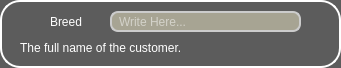
   <widget class="QFrame" name="Breed_Frame">
    <property name="geometry">
     <rect>
      <x>10</x>
      <y>54</y>
      <width>341</width>
      <height>68</height>
     </rect>
    </property>
    <property name="minimumSize">
     <size>
      <width>341</width>
      <height>68</height>
     </size>
    </property>
    <property name="maximumSize">
     <size>
      <width>341</width>
      <height>68</height>
     </size>
    </property>
    <property name="styleSheet">
     <string notr="true">QWidget{
	background-color: #5C5C5C;
	color: rgb(255, 255, 255);
	font: 75 18pt &quot;Acme&quot;;
	border: 2px solid #ffffff;
	border-style: outset;
    	border-radius: 20px;
}</string>
    </property>
    <property name="frameShape">
     <enum>QFrame::StyledPanel</enum>
    </property>
    <property name="frameShadow">
     <enum>QFrame::Raised</enum>
    </property>
    <widget class="QLabel" name="Rabbit_Breed_Icon">
     <property name="geometry">
      <rect>
       <x>20</x>
       <y>11</y>
       <width>21</width>
       <height>21</height>
      </rect>
     </property>
     <property name="minimumSize">
      <size>
       <width>21</width>
       <height>21</height>
      </size>
     </property>
     <property name="maximumSize">
      <size>
       <width>21</width>
       <height>21</height>
      </size>
     </property>
     <property name="styleSheet">
      <string notr="true">border: none;
background-color: rgba(0, 0, 0, 0);
color: rgb(255, 255, 255);
font: 75 18pt &quot;Acme&quot;;</string>
     </property>
     <property name="text">
      <string/>
     </property>
     <property name="pixmap">
      <pixmap resource="resources.qrc">:/Icons/Rabbit_White.png</pixmap>
     </property>
     <property name="scaledContents">
      <bool>true</bool>
     </property>
     <property name="alignment">
      <set>Qt::AlignCenter</set>
     </property>
     <property name="wordWrap">
      <bool>false</bool>
     </property>
    </widget>
    <widget class="QLineEdit" name="Breed_Input">
     <property name="geometry">
      <rect>
       <x>110</x>
       <y>11</y>
       <width>191</width>
       <height>21</height>
      </rect>
     </property>
     <property name="minimumSize">
      <size>
       <width>191</width>
       <height>21</height>
      </size>
     </property>
     <property name="maximumSize">
      <size>
       <width>191</width>
       <height>21</height>
      </size>
     </property>
     <property name="styleSheet">
      <string notr="true">QLineEdit {
	background-color:rgb(167, 164, 147);
	padding-left: 5px;
	border: 2px solid #ccc;
	border-radius: 8px;
	background-repeat: no-repeat;
	background-position: left center;
	font: 75 15pt &quot;Acme&quot;;
}</string>
     </property>
     <property name="placeholderText">
      <string>Write Here...</string>
     </property>
    </widget>
    <widget class="QLabel" name="Rabbit_Breed_Label">
     <property name="geometry">
      <rect>
       <x>50</x>
       <y>11</y>
       <width>51</width>
       <height>21</height>
      </rect>
     </property>
     <property name="minimumSize">
      <size>
       <width>51</width>
       <height>21</height>
      </size>
     </property>
     <property name="maximumSize">
      <size>
       <width>51</width>
       <height>21</height>
      </size>
     </property>
     <property name="styleSheet">
      <string notr="true">border: none;
background-color: rgba(0, 0, 0, 0);
color: rgb(255, 255, 255);
font: 75 13pt &quot;Acme&quot;;</string>
     </property>
     <property name="text">
      <string>Breed</string>
     </property>
    </widget>
    <widget class="QLabel" name="Breed_Infos">
     <property name="geometry">
      <rect>
       <x>20</x>
       <y>37</y>
       <width>301</width>
       <height>21</height>
      </rect>
     </property>
     <property name="minimumSize">
      <size>
       <width>301</width>
       <height>21</height>
      </size>
     </property>
     <property name="maximumSize">
      <size>
       <width>301</width>
       <height>21</height>
      </size>
     </property>
     <property name="styleSheet">
      <string notr="true">QLabel {border: none;
background-color: rgba(0, 0, 0, 0);
color: rgbrgb(0, 174, 255);
font: 75 13pt &quot;Acme&quot;;
}</string>
     </property>
     <property name="text">
      <string>The full name of the customer.</string>
     </property>
    </widget>
   </widget>
